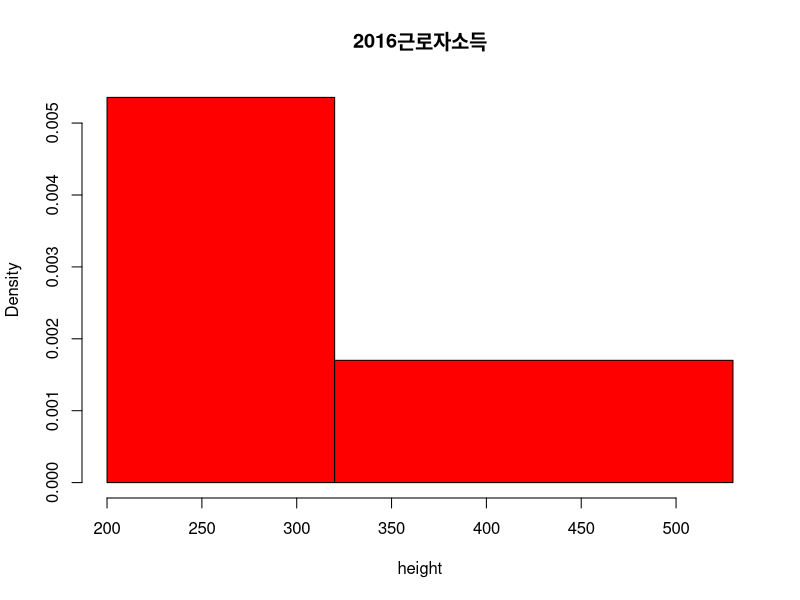

Write the R code that produced this figure.
height<-c(231,300,355,389,416,411,361,261,216,253,265,248,227,211)
hist(height, breaks=c(200,320,530),col="red",border="black",main="2016근로자소득")